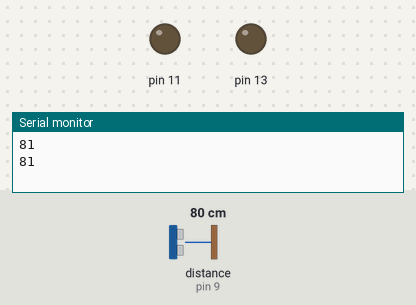
The sketch below on a simulated Arduino Uno, built with avr-gcc and run on an emulated ATmega328P. Parts: output pins drawn as LEDs (lit = HIGH), the last lines printed to the serial monitor. The inputs (shaded band) are chosen by the test bench; at power-on: distance to the obstacle (sensor on pin 9) 80 cm. The echo pulse lasts 58.3 µs per cm; no radio packets arrive unless stated.

Above: at 4.8 s.
4.9 s: distance to the obstacle (sensor on pin 9) set to 53 cm
12.8 s: distance to the obstacle (sensor on pin 9) set to 44 cm
At 20.7 s:
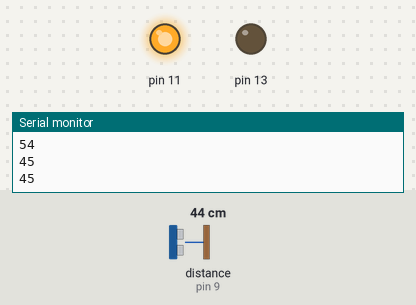
21.3 s: distance to the obstacle (sensor on pin 9) set to 60 cm
At 26.8 s:
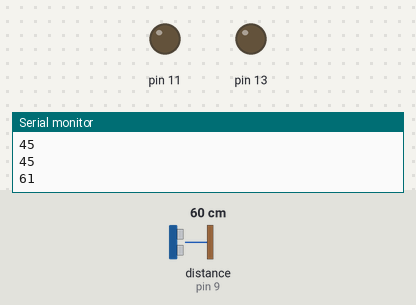
27.9 s: distance to the obstacle (sensor on pin 9) set to 2 cm
At 33.2 s:
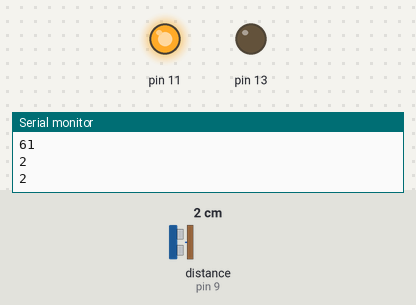
Timing chart, 0 to 34.5 s (numbered marks = the images above; inputs shaded):
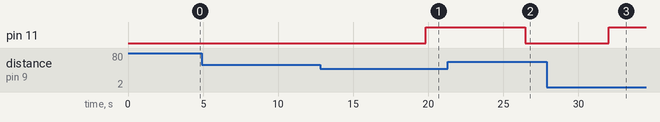

The sketch:

trns.ino
```cpp
#include <VirtualWire.h>
#include <NewPing.h>
#define TRIGGER_PIN  6   // Arduino pin tied to trigger pin on the ultrasonic sensor.
#define ECHO_PIN     9  // Arduino pin tied to echo pin on the ultrasonic sensor.
#define MAX_DISTANCE 200 // Maximum distance we want to ping for (in centimeters). Maximum sensor distance is rated at 400-500cm.
int a=0;
NewPing sonar(TRIGGER_PIN, ECHO_PIN, MAX_DISTANCE); // NewPing setup of pins and maximum distance.


char *controller;
void setup() {
Serial.begin(115200); // Open serial monitor at 115200 baud to see ping results.
  pinMode(11,OUTPUT);
  pinMode(13,OUTPUT);
vw_set_ptt_inverted(true); //
vw_set_tx_pin(12);
vw_setup(4000);// speed of data transfer Kbps
}

void loop(){
  a=sonar.ping_cm();
  Serial.println(a);
delay(2000);
  if(a>58){
  controller="0";
vw_send((uint8_t *)controller, strlen(controller));
vw_wait_tx(); // Wait until the whole message is gone

digitalWrite(11,0);
    }
    delay(500);
if (a>55 && a<59 ){
    controller="1"  ;
vw_send((uint8_t *)controller, strlen(controller));
vw_wait_tx(); // Wait until the whole message is gone

digitalWrite(11,0);
  }
delay(500);

if( a>50 && a<56){
   controller="2"  ;
vw_send((uint8_t *)controller, strlen(controller));
vw_wait_tx(); // Wait until the whole message is gone

digitalWrite(11,0);
 }
 delay(500);
 if(a<51){controller="3"  ;
vw_send((uint8_t *)controller, strlen(controller));
vw_wait_tx(); // Wait until the whole message is gone

digitalWrite(11,1);

}
 delay(500);


}
```

Measured:
- the behaviour switches between 50 and 49 cm on distance to the obstacle (sensor on pin 9) (found by bisection; images 0 and 1)
- after the input at 12.8 s, pin 11: LOW → HIGH after 7.0 s
- after the input at 21.3 s, pin 11: HIGH → LOW after 5.2 s
- after the input at 27.9 s, pin 11: LOW → HIGH after 4.1 s
